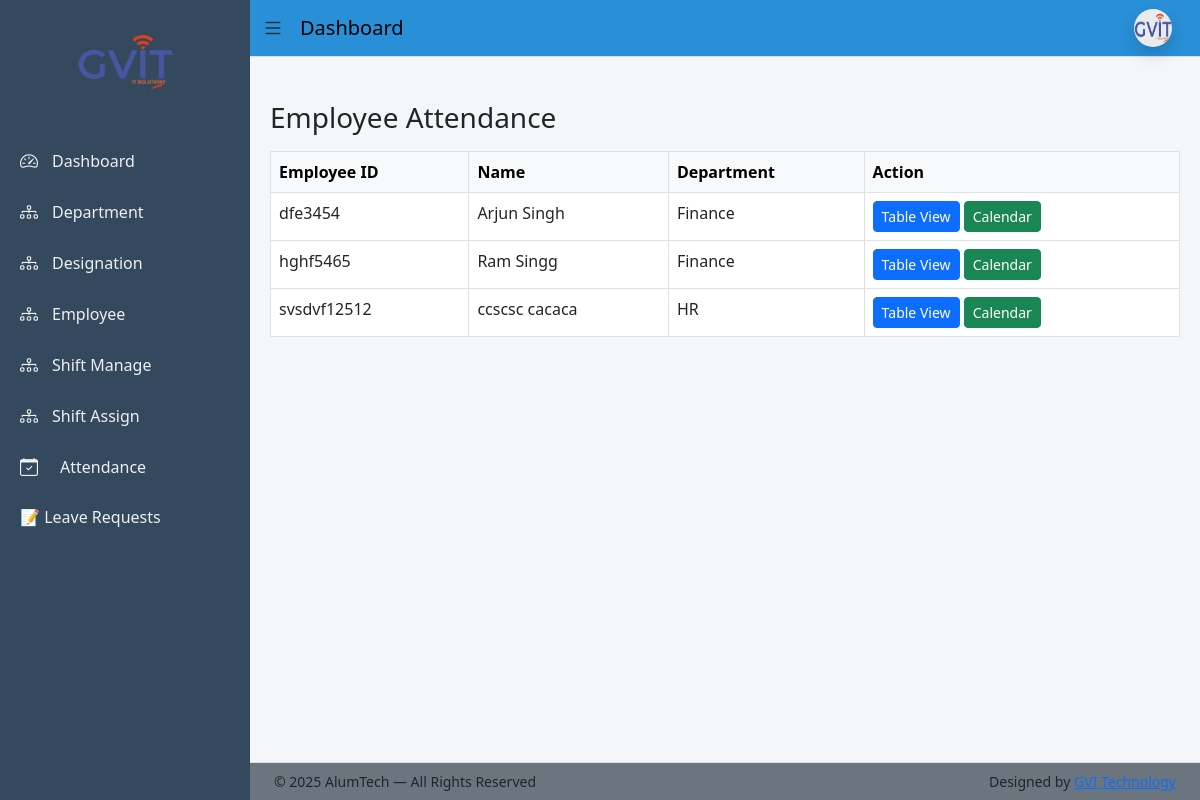
Before: /dashboard/attendance/employees/ (signed in) with the older database file.
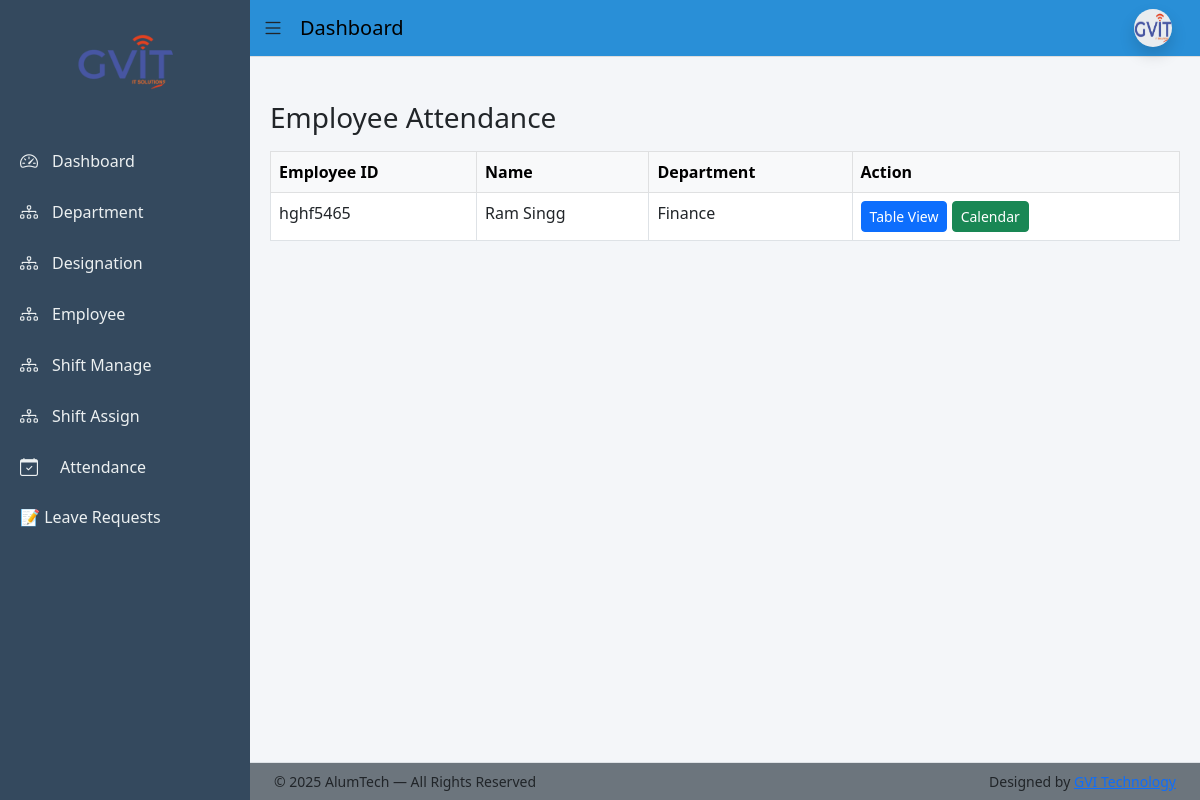
After: the same page with the newer database file.
### app/models.py (models this page shows, shortened)
class Employee(models.Model):
    BLOOD_GROUP_CHOICES = [
        ('A+', 'A+'), ('A-', 'A-'),
        ('B+', 'B+'), ('B-', 'B-'),
        ('O+', 'O+'), ('O-', 'O-'),
        ('AB+', 'AB+'), ('AB-', 'AB-'),
    ]
    BACHELOR_CHOICES = [
        ('BCom', 'B.Com'),
        ('BSc', 'B.Sc'),
        ('BA', 'B.A'),
        ('BTech', 'B.Tech'),
    ]
    MASTER_CHOICES = [
        ('MCom', 'M.Com'),
        ('MSc', 'M.Sc'),
        ('MA', 'M.A'),
        ('MTech', 'M.Tech'),
    ]
    first_name = models.CharField(max_length=50)
    middle_name = models.CharField(max_length=50, blank=True)
    last_name = models.CharField(max_length=50)
    gender = models.CharField(max_length=10,choices=[('Male','Male'),('Female','Female'),('Other','Other')])
    blood_group = models.CharField(max_length=10, choices=BLOOD_GROUP_CHOICES, blank=True, null=True)
    date_of_birth = models.DateField(null=True, blank=True)
    father_name = models.CharField(max_length=100, blank=True)
    mother_name = models.CharField(max_length=100, blank=True)
    user = models.OneToOneField(User, on_delete=models.CASCADE, null=True, blank=True, related_name='employee_profile')
    email = models.EmailField(unique=True)
    contact_no = models.CharField(max_length=15)
    emergency_contact = models.CharField(max_length=15)
    address = models.TextField(blank=True, null=True)
    permanent_address = models.TextField(blank=True, null=True)
    bachelor_degree = models.CharField(max_length=10, choices=BACHELOR_CHOICES, blank=True, null=True)
    master_degree = models.CharField(max_length=10, choices=MASTER_CHOICES, blank=True, null=True)
    employee_id = models.CharField(max_length=20, unique=True)
    department = models.ForeignKey(Department, on_delete=models.PROTECT)
    designation = models.ForeignKey(Designation, on_delete=models.PROTECT)
    date_of_joining = models.DateField(blank=True, null=True)
    photo = models.ImageField(upload_to='employees/', blank=True, null=True)
    pan_no = models.CharField(max_length=10,blank=True,null=True)
    Aadhar_no = models.CharField(max_length=12,blank=True,null=True)
    Bank_name = models.CharField(max_length=50,blank=True,null=True)
    acc_no = models.CharField(max_length=15,blank=True,null=True)
    ifsc_no = models.CharField(max_length=15,blank=True,null=True)
    branch_name = models.CharField(max_length=50,blank=True,null=True)
    is_active = models.BooleanField(default=True)
    created_at = models.DateTimeField(auto_now_add=True)
    generated_at = models.DateField(blank=True, null=True)
    created_by = models.ForeignKey(User, on_delete=models.SET_NULL, null=True, blank=True, related_name='created_employees')
    def full_name(self):
        return f"{self.first_name} {self.middle_name} {self.last_name}".strip()

class Department(models.Model):
    name = models.CharField(max_length=100, unique=True)
    description = models.TextField(blank=True)

### app/views.py (the view)
@staff_member_required
def admin_employee_attendance_list(request):
    employees = Employee.objects.all().order_by('employee_id')
    return render(
        request,
        'admin/attendance/employee_list.html',
        {'employees': employees}
    )

### templates/admin/attendance/employee_list.html
{% extends 'base_dashboard.html' %} {% block content %}
<h3 class="mb-3">Employee Attendance</h3>
<table class="table table-bordered table-hover">
  <thead class="table-light">
    <tr>
      <th>Employee ID</th>
      <th>Name</th>
      <th>Department</th>
      <th>Action</th>
    </tr>
  </thead>
  <tbody>
    {% for emp in employees %}
    <tr>
      <td>{{ emp.employee_id }}</td>
      <td>{{ emp.full_name }}</td>
      <td>{{ emp.department.name }}</td>
      <td>
        <a
          href="{% url 'admin_employee_attendance_detail' emp.id %}"
          class="btn btn-sm btn-primary"
        >
          Table View
        </a>
        <a
          href="{% url 'admin_employee_attendance_calendar' emp.id %}"
          class="btn btn-sm btn-success"
        >
          Calendar
        </a>
      </td>
    </tr>
    {% endfor %}
  </tbody>
</table>
{% endblock %}

Changed rows visible on the page:
removed Employee: employee_id "dfe3454", full_name "Arjun Singh", department.name "Finance"
removed Employee: employee_id "svsdvf12512", full_name "ccscsc cacaca", department.name "HR"
